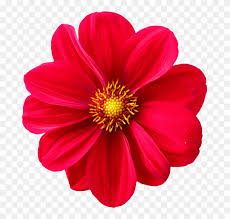
#> input picture input.jpg, 230 x 219 px
$ python task2.py
#> lines starting #> are read from the running program, lines starting #| are printed output that depends on the picture
from PIL import Image

def encrypt_image(input_path, output_path):
#> called with input_path = 'input.jpg', output_path = 'encrypted_image.jpg'
    img = Image.open(input_path)
#> img is the input picture: PIL image 230x219 RGB; mean R, G, B 228.2, 126, 139.9
    pixels = img.load()

    width, height = img.size
#> width = 230; height = 219

    for i in range(width):
        for j in range(height):
            r, g, b = pixels[i, j]

            # Manipulate pixel values for encryption
            r = (r + 10) % 256
            g = (g + 20) % 256
            b = (b + 30) % 256

            encrypted_pixel = (r, g, b)

            pixels[i, j] = encrypted_pixel

    img.save(output_path)
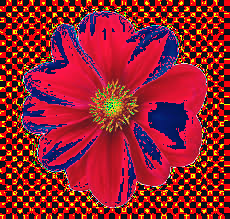
#> saved as encrypted_image.jpg: PIL image 230x219 RGB; mean R, G, B 149.1, 34.6, 45.2
    print("Image encrypted successfully!")

def decrypt_image(input_path, output_path):
#> called with input_path = 'encrypted_image.jpg', output_path = 'decrypted_image.jpg'
    img = Image.open(input_path)
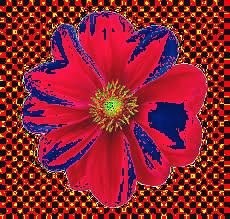
#> img: PIL image 230x219 RGB; mean R, G, B 146, 36.7, 48.6
    pixels = img.load()

    width, height = img.size
#> width = 230; height = 219

    for i in range(width):
        for j in range(height):
            r, g, b = pixels[i, j]

            # Manipulate pixel values for decryption
            r = (r - 10) % 256
            g = (g - 20) % 256
            b = (b - 30) % 256

            decrypted_pixel = (r, g, b)

            pixels[i, j] = decrypted_pixel

    img.save(output_path)
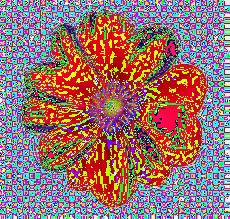
#> saved as decrypted_image.jpg: PIL image 230x219 RGB; mean R, G, B 151.7, 114.3, 111.3
    print("Image decrypted successfully!")

# Image paths
input_image = "input.jpg"
encrypted_image = "encrypted_image.jpg"
decrypted_image = "decrypted_image.jpg"

# Encrypt the image
encrypt_image(input_image, encrypted_image)

# Decrypt the image
decrypt_image(encrypted_image, decrypted_image)
